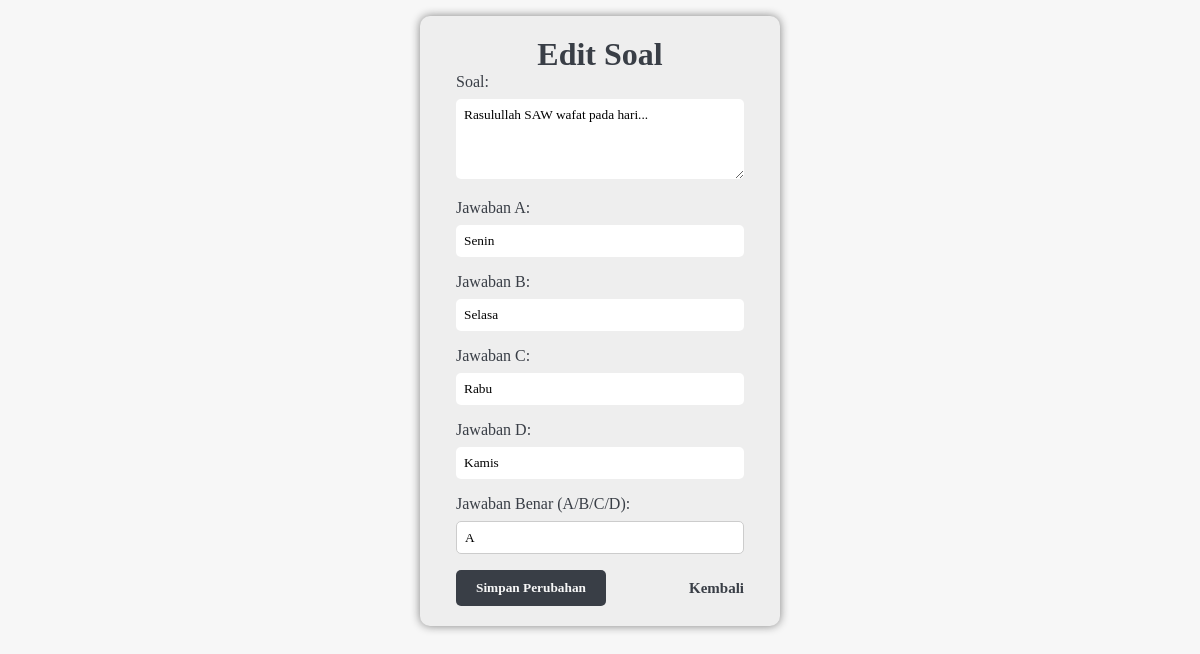
/admin/edit_soal.php?id=3, run on the app's committed database.
### tables this page shows
CREATE TABLE data_soal(
  id INTEGER PRIMARY KEY,
  soal TEXT NOT NULL UNIQUE,  -- Menambahkan constraint UNIQUE pada kolom soal
  jawaban_A TEXT NOT NULL,
  jawaban_B TEXT NOT NULL,
  jawaban_C TEXT NOT NULL,
  jawaban_D TEXT NOT NULL,
  jawaban_benar TEXT NOT NULL
 );

### admin/edit_soal.php (the view, shortened to what this page needs)
<?php
$db = new SQLite3('../quiz.sqlite');
$id = $_GET['id'];
$stmt = $db->prepare('SELECT * FROM data_soal WHERE id = ?');
$stmt->bindValue(1, $id, SQLITE3_INTEGER);
$result = $stmt->execute();
$row = $result->fetchArray();
?>
<!DOCTYPE html>
<html lang="en">
<head>
</head>
<body>
    <div class="container">
        <h1>Edit Soal</h1>
        <div class="form-card">
            <form action="edit_soal.php?id=<?= $id ?>" method="POST">
                <div class="form_group">
                    <label for="soal">Soal:</label>
                    <textarea name="soal" id="soal" rows="4" class="input-btn" required><?= htmlspecialchars($row['soal']) ?></textarea>
                </div>
                <div class="form_group">
                    <label for="jawaban_A">Jawaban A:</label>
                    <input type="text" name="jawaban_A" id="jawaban_A" value="<?= htmlspecialchars($row['jawaban_A']) ?>" class="input-btn" required>
                </div>
                <div class="form_group">
                    <label for="jawaban_B">Jawaban B:</label>
                    <input type="text" name="jawaban_B" id="jawaban_B" value="<?= htmlspecialchars($row['jawaban_B']) ?>" class="input-btn" required>
                </div>
                <div class="form_group">
                    <label for="jawaban_C">Jawaban C:</label>
                    <input type="text" name="jawaban_C" id="jawaban_C" value="<?= htmlspecialchars($row['jawaban_C']) ?>" class="input-btn" required>
                </div>
                <div class="form_group">
                    <label for="jawaban_D">Jawaban D:</label>
                    <input type="text" name="jawaban_D" id="jawaban_D" value="<?= htmlspecialchars($row['jawaban_D']) ?>" class="input-btn" required>
                </div>
                <div class="form_group">
    <label for="jawaban_benar">Jawaban Benar (A/B/C/D):</label>
    <select name="jawaban_benar" id="jawaban_benar" class="input-btn" required>
        <option value="A" <?= ($row['jawaban_benar'] == 'A') ? 'selected' : '' ?>>A</option>
    </select>
</div>
                <div class="card-btn    ">
                    <button type="submit" class="btn_submit">Simpan Perubahan</button>
                    <a href="dashboard_soal.php">Kembali</a>
                </div>
            </form>
        </div>
    </div>
</body>
</html>

### admin/edit_soal.php (style rules this page uses)
* { margin: 0; padding: 0; box-sizing: border-box; font-family: Poppins; }
body { background-color: #F7F7F7; color: #393E46; }
.container { max-width: 30%; margin: auto; margin-top: 1rem; display: flex; background-color: #EEEEEE; justify-content: center; flex-direction: column; align-items: center; border-radius: 10px; box-shadow: 0 0 10px grey; }
.container h1 { margin-top: 20px; }
.input-btn { border-radius: 5px; border: none; outline: none; }
.form-card { width: 80%; }
.form_group { margin-bottom: 1rem; }
.form_group label { display: block; margin-bottom: 0.5rem; }
.form_group input, .form_group textarea { width: 100%; padding: 0.5rem; }
.btn_submit { padding: 10px 20px; background-color: #393E46; color: #F7F7F7; border: none; cursor: pointer; border-radius: 5px; font-weight: 700; }
.form-card a { text-decoration: none; color: #393E46; font-weight: 700; }
.card-btn { display: flex; justify-content: space-between; align-items: center; margin-bottom: 20px; }
.card-btn a { font-size: 15px; }
.form_group select { width: 100%; padding: 0.5rem; border-radius: 5px; border: 1px solid #ccc; outline: none; appearance: none; -webkit-appearance: none; -moz-appearance: none; background-color: #fff; font-family: inherit; cursor: pointer; }

### data on the page
data_soal: soal "Rasulullah SAW wafat pada hari...", jawaban_A "Senin", jawaban_B "Selasa", jawaban_C "Rabu", jawaban_D "Kamis", jawaban_benar "A"
